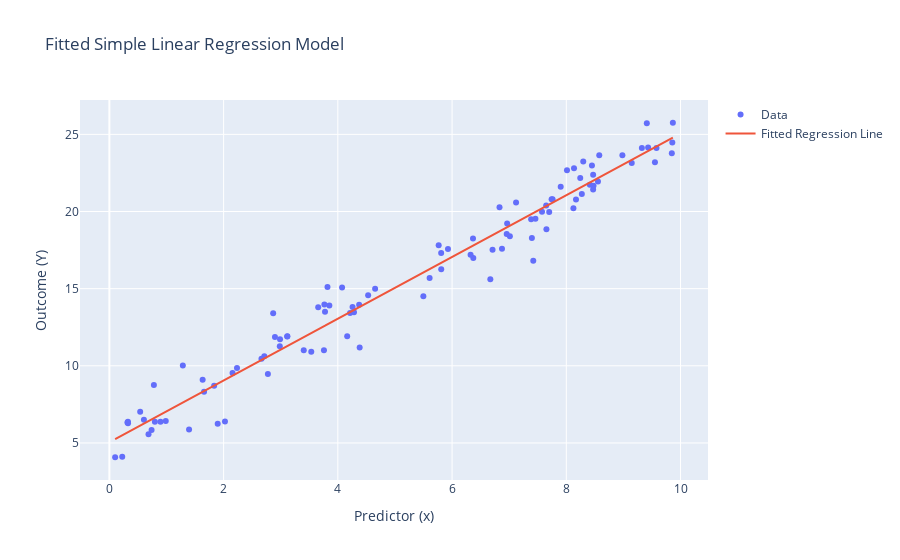

Here is the notebook cell this chart was saved with:
### Markdown cell above
### Steps:
1. Simulate a dataset based on our theoretical Simple Linear Regression model.
2. Use `statsmodels` to fit a regression model to the data.
3. Visualize the original data points and the fitted regression line.

Here’s the code to demonstrate these steps:

### Code cell
import numpy as np
import pandas as pd
import plotly.graph_objects as go
import statsmodels.formula.api as smf

# Define parameters for the regression model
n = 100  # Sample size
beta0 = 5  # Intercept
beta1 = 2  # Slope
sigma = 1  # Standard deviation of the error term

# Generate predictor variable x from a uniform distribution
x = np.random.uniform(0, 10, n)

# Generate error terms from a normal distribution
errors = np.random.normal(0, sigma, n)

# Generate outcome variable Y according to the theoretical model
Y = beta0 + beta1 * x + errors

# Create a pandas DataFrame for use with statsmodels
data = pd.DataFrame({'x': x, 'Y': Y})

# Fit a Simple Linear Regression model using statsmodels
model = smf.ols(formula='Y ~ x', data=data).fit()

# Print the summary of the fitted model
print(model.summary())

# Predicted values based on the fitted model
data['Y_pred'] = model.predict(data['x'])

# Visualization using Plotly
fig = go.Figure()

# Scatter plot of the actual data points
fig.add_trace(go.Scatter(x=data['x'], y=data['Y'], mode='markers', name='Data'))

# Line plot of the fitted regression line
fig.add_trace(go.Scatter(x=data['x'], y=data['Y_pred'], mode='lines', name='Fitted Regression Line'))

fig.update_layout(title="Fitted Simple Linear Regression Model",
                  xaxis_title="Predictor (x)",
                  yaxis_title="Outcome (Y)")
fig.show()
